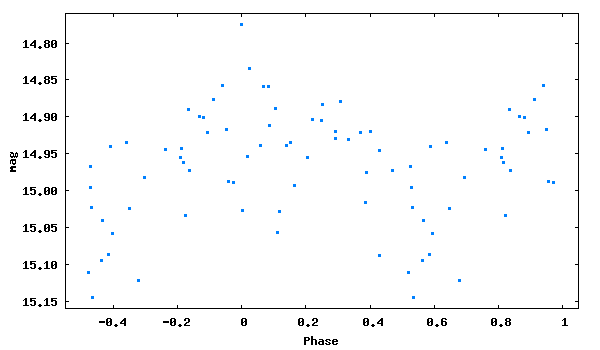

The script that saved this image:
set term png size 600,350 medium
set colors classic
set output 'phase_lc_16.png'
set xlabel 'Phase'
set ylabel 'mag'
#set title 'JDmax = 2447765.43500 + 0.1417734 x E'
set format y '%5.2f'
plot [-0.55:1.05][15.16:14.76] "phase_lc_16.dat" linecolor 3 pointtype 5 pointsize 0.3 title ""
